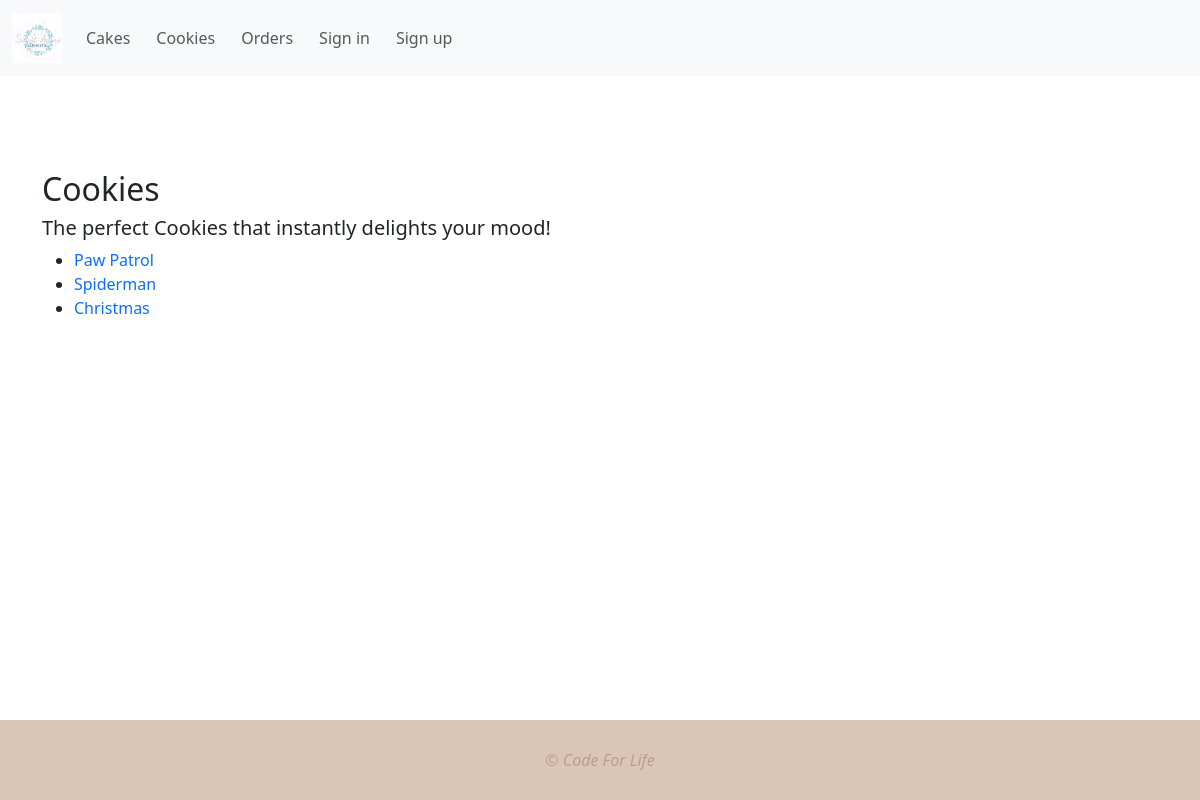
Page /cookies/ on the earlier database version.
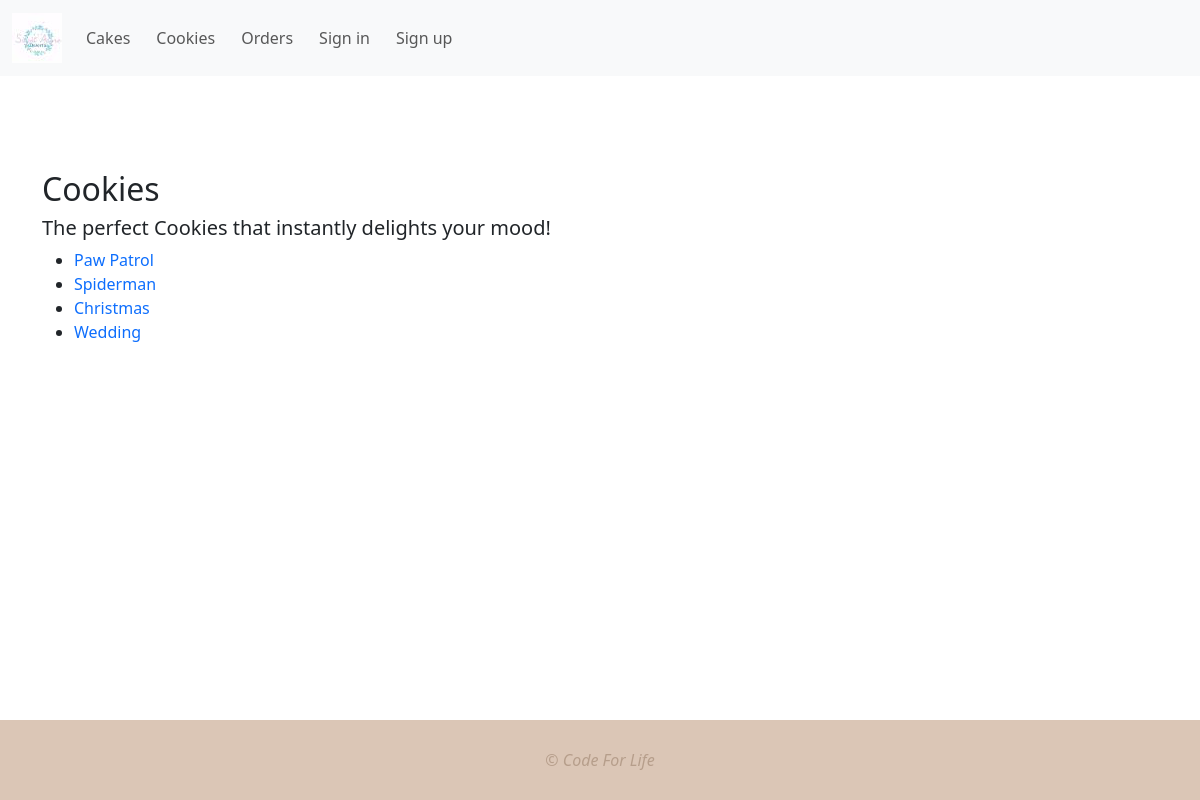
Same page on the later database version.
### desserts/models.py (models this page shows, shortened)
class Product(models.Model):
    category = models.ForeignKey(
        Category, on_delete=models.CASCADE, blank=True, null=True, related_name="categories"
    )
    name = models.CharField(max_length=200, blank=True, null=True)
    description = HTMLField("Description", max_length=4096, default="")
    price = models.FloatField(blank=False, null=False)
    class Meta:
        verbose_name = "Product"
        verbose_name_plural = "Products"

### desserts/views.py (the view)
# urls.py: path("cookies/", views.CookiesListView.as_view(), name="cookies"),
class CookiesListView(generic.ListView):
    template_name = "desserts/cookies.html"
    model = Product
    context_object_name = "cookies"

### desserts/templates/desserts/cookies.html (shortened to what this page needs)
{% extends "desserts/base.html" %}
{% load static %}
{% block content %}
    {% if cookies %}
    <h2>Cookies</h2>
      <h5>The perfect Cookies that instantly delights your mood!</h5>
    <ul>
          {% for cookie in cookies %}
    <li><a href="{% url 'cookies_details' cookie.id %}">{{ cookie.name }} </a></li>
              {% endfor %}
    </ul>
            {% else %}
    <h2>There are no cookies at the moment.</h2>
            {% endif %}
            {% endblock content %}

Differences in the rows shown:
added Product: name "Wedding"
